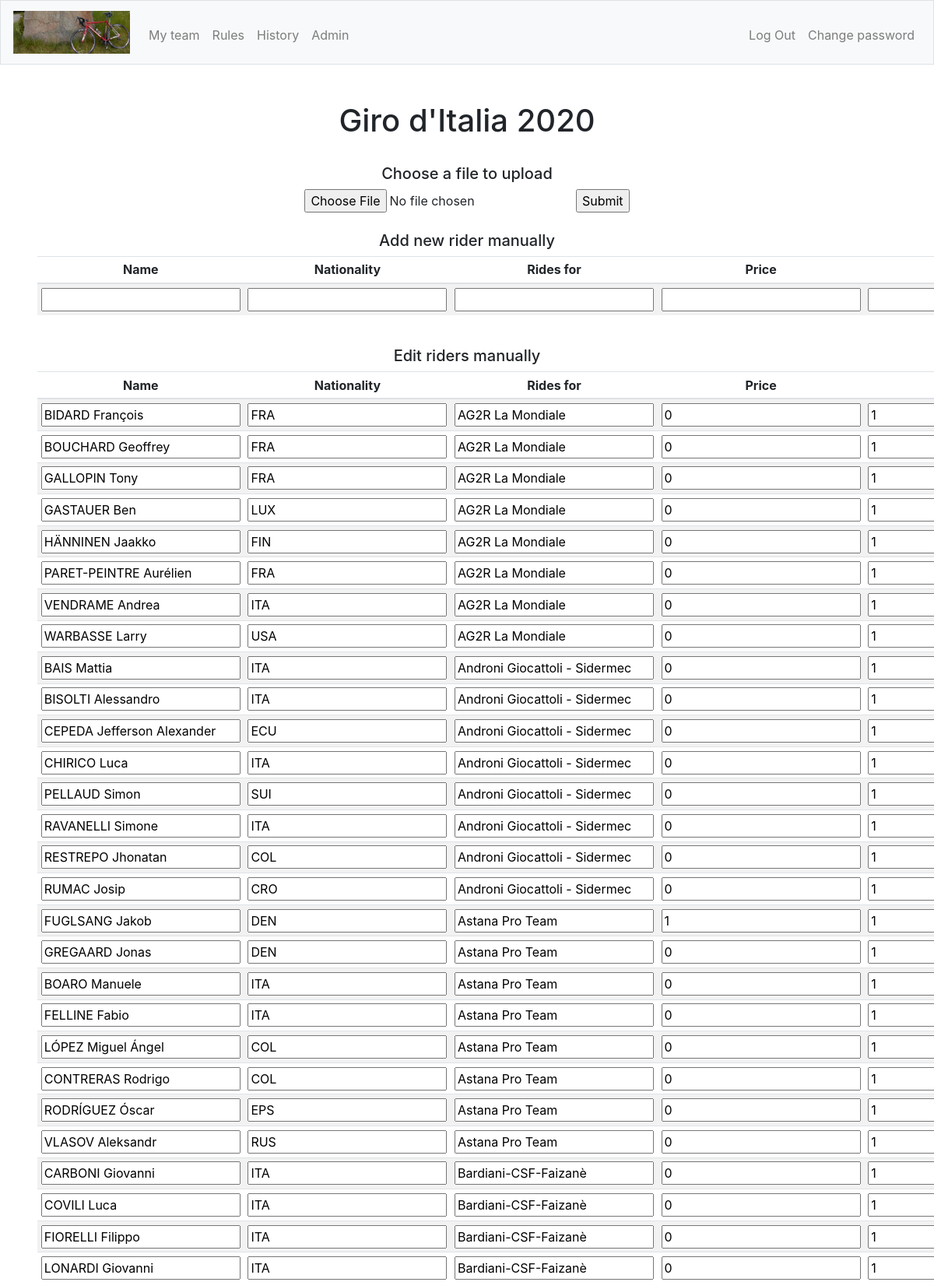
The page /uploadRiders?activecomp=21 (signed in, upper part) on the database its author committed.
### tables this page shows
CREATE TABLE "competitions" (
	"id"	INTEGER NOT NULL UNIQUE,
	"racetype_id"	INTEGER NOT NULL,
	"year"	TEXT NOT NULL,
	"startdate"	TEXT NOT NULL,
	"reg_active"	INTEGER NOT NULL,
	"reg_stop"	TEXT NOT NULL,
	"racedays"	INTEGER NOT NULL,
	"total_price"	INTEGER NOT NULL DEFAULT 0,
	"min_outsider"	INTEGER NOT NULL DEFAULT 0,
	PRIMARY KEY("id" AUTOINCREMENT),
	FOREIGN KEY("racetype_id") REFERENCES "racetypes"("id")
);

CREATE TABLE "riders" (
	"id"	INTEGER NOT NULL UNIQUE,
	"comp_id"	INTEGER NOT NULL,
	"rider"	TEXT NOT NULL,
	"nationality"	TEXT NOT NULL,
	"rides_for"	TEXT NOT NULL,
	"price"	INTEGER NOT NULL DEFAULT 0,
	"DNF"	INTEGER NOT NULL DEFAULT 0,
	"outsider"	INTEGER NOT NULL DEFAULT 1,
	PRIMARY KEY("id" AUTOINCREMENT),
	FOREIGN KEY("comp_id") REFERENCES "competitions"("id")
);

### app.py (the view, shortened to what this page needs)
@app.route("/uploadRiders", methods=["GET", "POST"])
@login_required
def uploadRiders():
    if request.method == "GET":
        role = getRole()
        compid = request.args.get('activecomp', None)
        comps = db.execute("SELECT id, racetype_id, year, startdate, reg_stop, racedays, reg_active FROM competitions WHERE id = :compid", compid=compid)
        riders = db.execute("SELECT id, rider, nationality, rides_for, price, outsider FROM riders WHERE comp_id = :compid", compid=compid)
        return render_template("uploadRiders.html", comps=comps, role=role, riders=riders)

### app.py (called while the page is built)
@app.after_request
def after_request(response):
    response.headers["Cache-Control"] = "no-cache, no-store, must-revalidate"
    response.headers["Expires"] = 0
    response.headers["Pragma"] = "no-cache"
    return response

### helpers.py (called while the page is built)
def login_required(f):
    @wraps(f)
    def decorated_function(*args, **kwargs):
        if session.get("user_id") is None:
            return redirect("/login")
        return f(*args, **kwargs)
    return decorated_function

def getRole():
    role = db.execute("SELECT role FROM users WHERE id = :userid", userid=session["user_id"])
    role2 = role[0]["role"]
    return role2

### templates/uploadRiders.html (shortened to what this page needs)
{% extends "layout.html" %}
{% block adminNav %}
    {% if role == 2 %}
        <li class="nav-item"><a class="nav-link" href="/admin">Admin</a></li>
    {% endif %}
{% endblock %}
{% block main %}
    {% for comp in comps %}
        <div>
            {% if comp.racetype_id == 1 %}
                <h1 class="">Tour de France {{comp.year}}</h1>
            {% elif comp.racetype_id == 2 %}
                <h1 class="">Giro d'Italia {{comp.year}}</h1>
            {% elif comp.racetype_id == 3 %}
                <h1 class="">Vuelta a España {{comp.year}}</h1>
            {% else %}
                <h1 class="">Unknown competition</h1>
            {% endif %}
        </div>
        <br>
        <h5>Choose a file to upload</h5>
        <form id="upload" action="/uploadRiders" method="POST" enctype="multipart/form-data">
            <input type=file name=file>
            <input type=submit>
        </form>
        <br>
        <h5>Add new rider manually</h5>
        <form id="newrider" action="/newRider" method="POST">
            <table class="table table-striped table-sm">
                <thead>
                    <tr>
                        <th>Name</th>
                        <th>Nationality</th>
                        <th>Rides for</th>
                        <th>Price</th>
                        <th>Outsider</th>
                    </tr>
                </thead>
                <tbody>
                    <tr>
                        <td class=""><input type="text" value="" name="rider"></td>
                        <td class=""><input type="text" value="" name="nationality"></td>
                        <td class=""><input type="text" value="" name="rides_for"></td>
                        <td class=""><input type="number" value="" name="price"></td>
                        <td class=""><input type="number" value="" name="outsider"></td>
                    </tr>
                </tbody>
            </table>
        </form>
        <br>
        <h5>Edit riders manually</h5>
        <table class="table table-striped table-sm">
            <thead>
                <tr>
                    <th>Name</th>
                    <th>Nationality</th>
                    <th>Rides for</th>
                    <th>Price</th>
                    <th>Outsider</th>
                </tr>
            </thead>
            <tbody>
                {% for rider in riders %}
                    <form id="{{rider.id}}" action="" method="POST">
                        <tr>
                            <td class=""><input type="text" value="{{rider.rider}}" name="rider"></td>
                            <td class=""><input type="text" value="{{rider.nationality}}" name="nationality"></td>
                            <td class=""><input type="text" value="{{rider.rides_for}}" name="rides_for"></td>
                            <td class=""><input type="number" value="{{rider.price}}" name="price"></td>
                            <td class=""><input type="number" value="{{rider.outsider}}" name="outsider"></td>
                        </tr>
                    </form>
                {% endfor %}
            </tbody>
        </table>
    {% endfor %}
{% endblock %}

### static/styles.css (style rules this page uses)
td { position: relative; }
input[type="number"] { -moz-appearance: textfield; }

### rows shown on the page
competitions: year "2020"
riders: rider "BIDARD François", nationality "FRA", rides_for "AG2R La Mondiale", price "0", outsider "1"
riders: rider "BOUCHARD Geoffrey", nationality "FRA", rides_for "AG2R La Mondiale", price "0", outsider "1"
riders: rider "GALLOPIN Tony", nationality "FRA", rides_for "AG2R La Mondiale", price "0", outsider "1"
riders: rider "GASTAUER Ben", nationality "LUX", rides_for "AG2R La Mondiale", price "0", outsider "1"
riders: rider "HÄNNINEN Jaakko", nationality "FIN", rides_for "AG2R La Mondiale", price "0", outsider "1"
riders: rider "PARET-PEINTRE Aurélien", nationality "FRA", rides_for "AG2R La Mondiale", price "0", outsider "1"
riders: rider "VENDRAME Andrea", nationality "ITA", rides_for "AG2R La Mondiale", price "0", outsider "1"
riders: rider "WARBASSE Larry", nationality "USA", rides_for "AG2R La Mondiale", price "0", outsider "1"
riders: rider "BAIS Mattia", nationality "ITA", rides_for "Androni Giocattoli - Sidermec", price "0", outsider "1"
riders: rider "BISOLTI Alessandro", nationality "ITA", rides_for "Androni Giocattoli - Sidermec", price "0", outsider "1"
riders: rider "CEPEDA Jefferson Alexander", nationality "ECU", rides_for "Androni Giocattoli - Sidermec", price "0", outsider "1"
riders: rider "CHIRICO Luca", nationality "ITA", rides_for "Androni Giocattoli - Sidermec", price "0", outsider "1"
riders: rider "PELLAUD Simon", nationality "SUI", rides_for "Androni Giocattoli - Sidermec", price "0", outsider "1"
riders: rider "RAVANELLI Simone", nationality "ITA", rides_for "Androni Giocattoli - Sidermec", price "0", outsider "1"
riders: rider "RESTREPO Jhonatan", nationality "COL", rides_for "Androni Giocattoli - Sidermec", price "0", outsider "1"
riders: rider "RUMAC Josip", nationality "CRO", rides_for "Androni Giocattoli - Sidermec", price "0", outsider "1"
riders: rider "FUGLSANG Jakob", nationality "DEN", rides_for "Astana Pro Team", price "1", outsider "1"
riders: rider "GREGAARD Jonas", nationality "DEN", rides_for "Astana Pro Team", price "0", outsider "1"
riders: rider "BOARO Manuele", nationality "ITA", rides_for "Astana Pro Team", price "0", outsider "1"
riders: rider "FELLINE Fabio", nationality "ITA", rides_for "Astana Pro Team", price "0", outsider "1"
riders: rider "LÓPEZ Miguel Ángel", nationality "COL", rides_for "Astana Pro Team", price "0", outsider "1"
riders: rider "CONTRERAS Rodrigo", nationality "COL", rides_for "Astana Pro Team", price "0", outsider "1"
riders: rider "RODRÍGUEZ Óscar", nationality "EPS", rides_for "Astana Pro Team", price "0", outsider "1"
riders: rider "VLASOV Aleksandr", nationality "RUS", rides_for "Astana Pro Team", price "0", outsider "1"
riders: rider "CARBONI Giovanni", nationality "ITA", rides_for "Bardiani-CSF-Faizanè", price "0", outsider "1"
riders: rider "COVILI Luca", nationality "ITA", rides_for "Bardiani-CSF-Faizanè", price "0", outsider "1"
riders: rider "FIORELLI Filippo", nationality "ITA", rides_for "Bardiani-CSF-Faizanè", price "0", outsider "1"
riders: rider "LONARDI Giovanni", nationality "ITA", rides_for "Bardiani-CSF-Faizanè", price "0", outsider "1"
